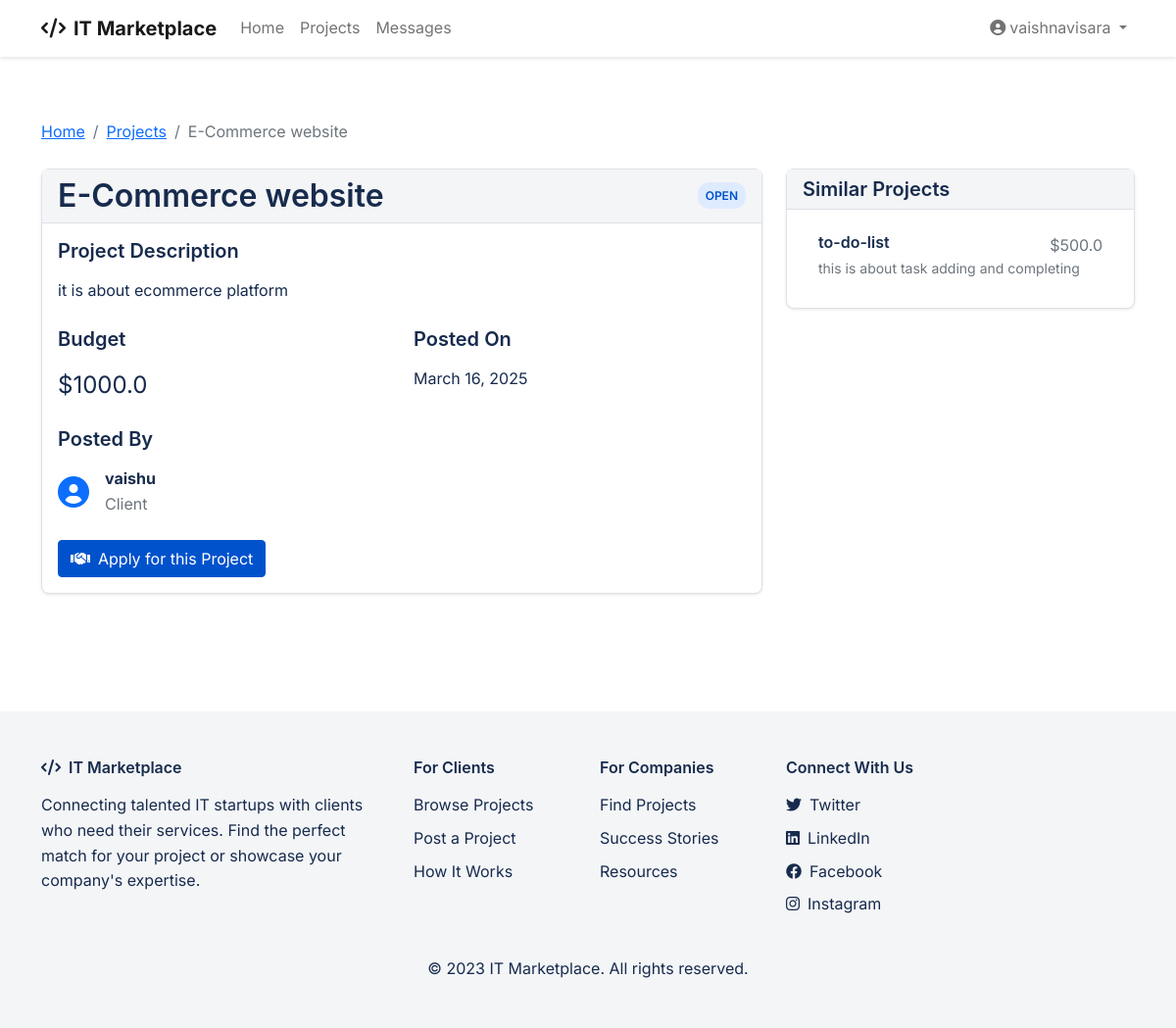
The app's page /projects/2 (signed in) with its own data.
### models.py (models this page shows)
class User(UserMixin, db.Model):
    id = db.Column(db.Integer, primary_key=True)
    username = db.Column(db.String(64), unique=True, nullable=False)
    email = db.Column(db.String(120), unique=True, nullable=False)
    password_hash = db.Column(db.String(256))
    user_type = db.Column(db.String(10), nullable=False)  # 'client' or 'company'
    created_at = db.Column(db.DateTime, default=datetime.utcnow)
    projects = db.relationship('Project', backref='client', lazy=True, foreign_keys='Project.client_id')
    company_profile = db.relationship('Company', backref='user', lazy=True, uselist=False)
    sent_messages = db.relationship('Message', backref='sender', lazy=True, foreign_keys='Message.sender_id')
    received_messages = db.relationship('Message', backref='recipient', lazy=True, foreign_keys='Message.recipient_id')
    payments = db.relationship('Payment', backref='user', lazy=True)

class Project(db.Model):
    id = db.Column(db.Integer, primary_key=True)
    title = db.Column(db.String(100), nullable=False)
    description = db.Column(db.Text, nullable=False)
    budget = db.Column(db.Float, nullable=False)
    status = db.Column(db.String(20), default='open')  # 'open', 'in_progress', 'completed'
    client_id = db.Column(db.Integer, db.ForeignKey('user.id'), nullable=False)
    company_id = db.Column(db.Integer, db.ForeignKey('company.id'))
    created_at = db.Column(db.DateTime, default=datetime.utcnow)
    completed_at = db.Column(db.DateTime)
    payments = db.relationship('Payment', backref='project', lazy=True)

### app.py (the view)
@app.route('/projects/<int:project_id>')
def project_detail(project_id):
    project = Project.query.get_or_404(project_id)
    return render_template('project_detail.html', project=project)

### app.py (called while the page is built)
@login_manager.user_loader
def load_user(user_id):
    return User.query.get(int(user_id))

### templates/project_detail.html (shortened to what this page needs)
{% extends "layout.html" %}
{% block content %}
<div class="container py-4">
    <nav aria-label="breadcrumb" class="mb-4">
        <ol class="breadcrumb">
            <li class="breadcrumb-item"><a href="{{ url_for('index') }}">Home</a></li>
            <li class="breadcrumb-item"><a href="{{ url_for('projects') }}">Projects</a></li>
            <li class="breadcrumb-item active" aria-current="page">{{ project.title }}</li>
        </ol>
    </nav>
    <div class="row">
        <div class="col-lg-8">
            <div class="card mb-4">
                <div class="card-header d-flex justify-content-between align-items-center">
                    <h2 class="mb-0">{{ project.title }}</h2>
                    <span class="project-status project-status-{{ project.status }}">{{ project.status.replace('_', ' ').title() }}</span>
                </div>
                <div class="card-body">
                    <div class="mb-4">
                        <h5>Project Description</h5>
                        <p>{{ project.description }}</p>
                    </div>
                    <div class="row mb-4">
                        <div class="col-md-6">
                            <h5>Budget</h5>
                            <p class="mb-0 fs-4">${{ project.budget }}</p>
                        </div>
                        <div class="col-md-6">
                            <h5>Posted On</h5>
                            <p class="mb-0">{{ project.created_at.strftime('%B %d, %Y') }}</p>
                        </div>
                    </div>
                    <div class="mb-4">
                        <h5>Posted By</h5>
                        <div class="d-flex align-items-center">
                            <i class="fas fa-user-circle fa-2x text-primary me-3"></i>
                            <div>
                                <p class="mb-0 fw-bold">{{ project.client.username }}</p>
                                <p class="mb-0 text-muted">Client</p>
                            </div>
                        </div>
                    </div>
                    <div class="mt-4">
                        {% if current_user.is_authenticated %}
                            {% if current_user.user_type == 'company' and project.status == 'open' and not project.company_id %}
                                <button class="btn btn-primary" onclick="applyToProject({{ project.id }})">
                                    <i class="fas fa-handshake me-2"></i>Apply for this Project
                                </button>
                            {% elif current_user.id == project.client_id and project.status == 'open' %}
                                <a href="{{ url_for('payment_page', project_id=project.id) }}" class="btn btn-primary">
                                    <i class="fas fa-dollar-sign me-2"></i>Make Payment to Start
                                </a>
                            {% elif current_user.id == project.client_id and project.status == 'in_progress' %}
                                <button class="btn btn-success" disabled>
                                    <i class="fas fa-check-circle me-2"></i>In Progress
                                </button>
                            {% endif %}
                        {% else %}
                            <a href="{{ url_for('login') }}" class="btn btn-primary">
                                <i class="fas fa-sign-in-alt me-2"></i>Login to Apply
                            </a>
                        {% endif %}
                    </div>
                </div>
            </div>
        </div>
        <div class="col-lg-4">
            <div class="card mb-4">
                <div class="card-header">
                    <h5 class="mb-0">Similar Projects</h5>
                </div>
                <div class="card-body">
                    <div class="list-group list-group-flush">
                        {% for related_project in project.client.projects[:3] if related_project.id != project.id %}
                            <a href="{{ url_for('project_detail', project_id=related_project.id) }}" class="list-group-item list-group-item-action">
                                <div class="d-flex justify-content-between">
                                    <h6 class="mb-1">{{ related_project.title }}</h6>
                                    <span class="text-muted">${{ related_project.budget }}</span>
                                </div>
                                <p class="mb-1 text-muted small">{{ related_project.description|truncate(80) }}</p>
                            </a>
                        {% else %}
                            <p class="text-muted mb-0">No similar projects found.</p>
                        {% endfor %}
                    </div>
                </div>
            </div>
        </div>
    </div>
</div>
{% endblock %}

### templates/layout.html (shortened to what this page needs)
<!DOCTYPE html>
<html lang="en">
<head>
    <link href="https://cdn.jsdelivr.net/npm/bootstrap@5.1.3/dist/css/bootstrap.min.css" rel="stylesheet">
    <link rel="stylesheet" href="https://cdnjs.cloudflare.com/ajax/libs/font-awesome/6.0.0-beta3/css/all.min.css">
    <link rel="stylesheet" href="{{ url_for('static', filename='css/style.css') }}">
</head>
<body>
    <nav class="navbar navbar-expand-lg navbar-light">
        <div class="container">
            <a class="navbar-brand" href="{{ url_for('index') }}">
                <i class="fas fa-code me-2"></i>IT Marketplace
            </a>
            <div class="collapse navbar-collapse" id="navbarNav">
                <ul class="navbar-nav me-auto">
                    <li class="nav-item">
                        <a class="nav-link" href="{{ url_for('index') }}">Home</a>
                    </li>
                    <li class="nav-item">
                        <a class="nav-link" href="{{ url_for('projects') }}">Projects</a>
                    </li>
                    {% if current_user.is_authenticated %}
                        <li class="nav-item">
                            <a class="nav-link" href="{{ url_for('messages') }}">Messages</a>
                        </li>
                    {% endif %}
                </ul>
                <ul class="navbar-nav">
                    {% if current_user.is_authenticated %}
                        <li class="nav-item dropdown">
                            <a class="nav-link dropdown-toggle" href="#" id="navbarDropdown" role="button"
                               data-bs-toggle="dropdown" aria-expanded="false">
                                <i class="fas fa-user-circle me-1"></i>{{ current_user.username }}
                            </a>
                        </li>
                    {% endif %}
                </ul>
            </div>
        </div>
    </nav>
    <main class="py-4">
        {% block content %}{% endblock %}
    </main>
    <footer>
        <div class="container">
            <div class="row">
                <div class="col-md-4 mb-4 mb-md-0">
                    <h5><i class="fas fa-code me-2"></i>IT Marketplace</h5>
                    <p>Connecting talented IT startups with clients who need their services. Find the perfect match for your project or showcase your company's expertise.</p>
                </div>
                <div class="col-md-2 mb-4 mb-md-0">
                    <h5>For Clients</h5>
                    <ul class="list-unstyled">
                        <li><a href="{{ url_for('projects') }}">Browse Projects</a></li>
                        <li><a href="{{ url_for('create_project') }}">Post a Project</a></li>
                        <li><a href="#">How It Works</a></li>
                    </ul>
                </div>
                <div class="col-md-2 mb-4 mb-md-0">
                    <h5>For Companies</h5>
                    <ul class="list-unstyled">
                        <li><a href="{{ url_for('projects') }}">Find Projects</a></li>
                        <li><a href="#">Success Stories</a></li>
                        <li><a href="#">Resources</a></li>
                    </ul>
                </div>
                <div class="col-md-4">
                    <h5>Connect With Us</h5>
                    <ul class="list-unstyled">
                        <li><a href="#"><i class="fab fa-twitter me-2"></i>Twitter</a></li>
                        <li><a href="#"><i class="fab fa-linkedin me-2"></i>LinkedIn</a></li>
                        <li><a href="#"><i class="fab fa-facebook me-2"></i>Facebook</a></li>
                        <li><a href="#"><i class="fab fa-instagram me-2"></i>Instagram</a></li>
                    </ul>
                </div>
            </div>
            <div class="row mt-4">
                <div class="col-12 text-center">
                    <p class="mb-0">&copy; 2023 IT Marketplace. All rights reserved.</p>
                </div>
            </div>
        </div>
    </footer>
</body>
</html>

### static/css/style.css (style rules this page uses)
:root { --primary-color: #0052CC; --secondary-color: #00875A; --accent-color: #FF5630; --background-color: #FFFFFF; --text-color: #172B4D; --light-gray: #F4F5F7; --medium-gray: #DFE1E6; --dark-gray: #7A869A; --success-color: #36B37E; --warning-color: #FFAB00; --danger-color: #FF5630; }
body { font-family: 'Inter', -apple-system, BlinkMacSystemFont, 'Segoe UI', Roboto, Oxygen, Ubuntu, Cantarell, 'Open Sans', 'Helvetica Neue', sans-serif; color: var(--text-color); line-height: 1.6; background-color: var(--background-color); }
h1, h2, h3, h4, h5, h6 { font-family: 'SF Pro Display', -apple-system, BlinkMacSystemFont, 'Segoe UI', Roboto, Oxygen, Ubuntu, Cantarell, 'Open Sans', 'Helvetica Neue', sans-serif; font-weight: 600; margin-bottom: 1rem; color: var(--text-color); }
h2 { font-size: 2rem; }
.btn-primary { background-color: var(--primary-color); border-color: var(--primary-color); }
.navbar { background-color: white; box-shadow: 0 2px 4px rgba(0, 0, 0, 0.1); }
.navbar-brand { font-weight: 700; color: var(--primary-color); }
.navbar-nav .nav-link { color: var(--text-color); }
.card { border-radius: 8px; border: 1px solid var(--medium-gray); box-shadow: 0 1px 3px rgba(0, 0, 0, 0.1); margin-bottom: 20px; transition: transform 0.2s, box-shadow 0.2s; }
.card-header { background-color: var(--light-gray); border-bottom: 1px solid var(--medium-gray); font-weight: 600; }
.project-status { display: inline-block; padding: 0.25rem 0.5rem; border-radius: 12px; font-size: 0.75rem; font-weight: 600; text-transform: uppercase; }
.project-status-open { background-color: #DEEBFF; color: #0052CC; }
footer { background-color: #F4F5F7; padding: 3rem 0; margin-top: 3rem; }
footer h5 { font-size: 1rem; font-weight: 600; margin-bottom: 1rem; }
footer ul { list-style: none; padding-left: 0; }
footer ul li { margin-bottom: 0.5rem; }
footer ul li a { color: var(--text-color); text-decoration: none; }

### records on screen
User: username "vaishnavisara"
Project: title "E-Commerce website", status.replace "OPEN", description "it is about ecommerce platform", budget "1000.0", created_at "March 16, 2025"
User: client.username "vaishu"
Project: title "to-do-list", budget "500.0", description "this is about task adding and completing"
